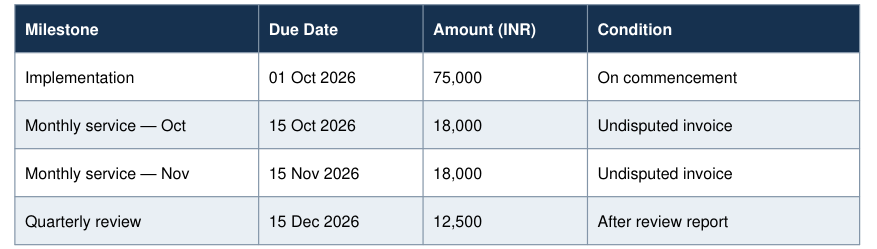
#> input picture backend/data/layout_crops/23bdf692-3daf-4fe0-9f74-9b896f3e8afa/page_1_table_2.png, 877 x 249 px
$ python -i ocr_service.py   (imports and definitions only)
#> lines starting #> are read from the running program, lines starting #| are printed output that depends on the picture; after the words box and inside, x2 and y2 are one past the last pixel; in counts of white or black regions, pixels touching at a corner belong together
#> further down, picture is the input picture: PIL image 877x249 RGB; mean R, G, B 196.5, 203.8, 211.4

import io
from pathlib import Path

import cv2
import numpy as np
import pytesseract
from PIL import Image


# Windows Tesseract installation path
TESSERACT_PATH = Path(
    r"C:\Program Files\Tesseract-OCR\tesseract.exe"
)

if TESSERACT_PATH.exists():
    pytesseract.pytesseract.tesseract_cmd = str(TESSERACT_PATH)


def extract_text_from_image(image: Image.Image) -> str:
    """Preprocess a scanned page and extract text using Tesseract."""

    image_array = np.array(image.convert("RGB"))
    gray = cv2.cvtColor(image_array, cv2.COLOR_RGB2GRAY)
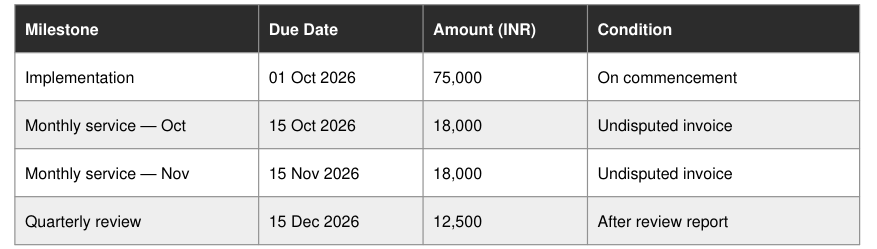
#> gray: shape (249, 877); min 0, max 255, mean 202.5

    # Improve readability for many scanned documents.
    processed = cv2.threshold(
        gray, 0, 255, cv2.THRESH_BINARY + cv2.THRESH_OTSU
    )[1]
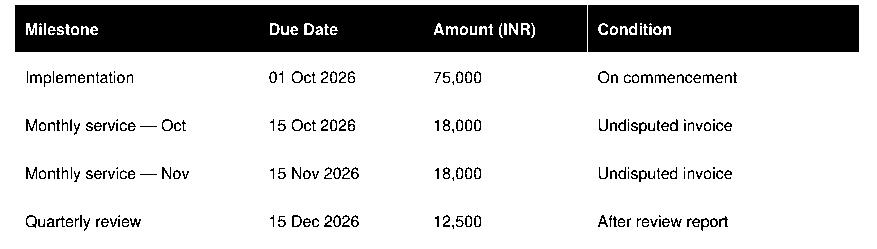
#> processed: shape (249, 877); 79.9% white; 215 black regions (58 under 20 px), largest, box (x1, y1, x2, y2) and area: (15, 5, 587, 52) 25477, (588, 5, 859, 52) 12309, (26, 119, 37, 131) 67

#> (the run stopped early here; a loop or call above may not have finished)

$ run again, on backend/data/layout_crops/23bdf692-3daf-4fe0-9f74-9b896f3e8afa/page_2_table_3.png
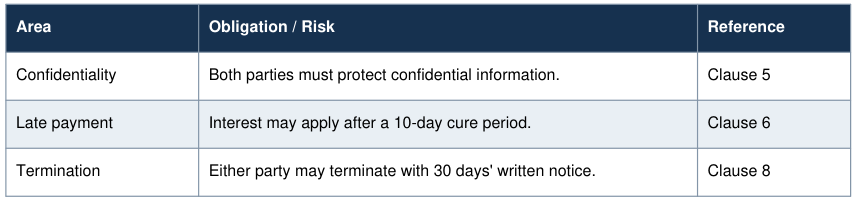
#> input picture backend/data/layout_crops/23bdf692-3daf-4fe0-9f74-9b896f3e8afa/page_2_table_3.png, 862 x 204 px
#> picture is the input picture: PIL image 862x204 RGB; mean R, G, B 188.1, 195.9, 204.1
#> in extract_text_from_image, `gray = cv2.cvtColor(image_array, cv2.COLOR_RGB2GRAY)`:
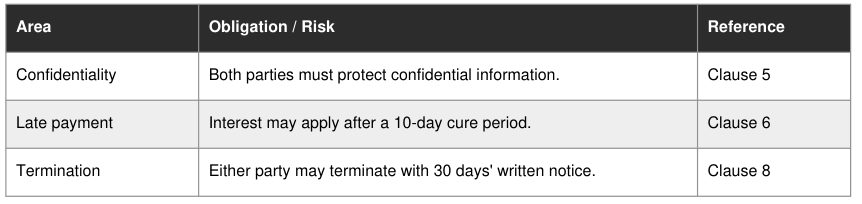
#> gray: shape (204, 862); min 0, max 255, mean 194.4
#> in extract_text_from_image, `processed = cv2.threshold( gray, 0, 255, cv2.THRESH_BINARY + cv2.THRES..`:
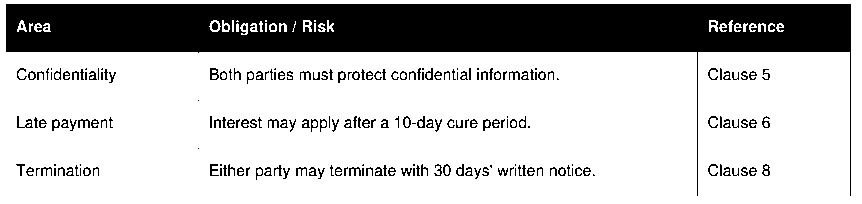
#> processed: shape (204, 862); 74.2% white; 222 black regions (71 under 20 px), largest, box (x1, y1, x2, y2) and area: (6, 4, 851, 196) 39516, (17, 116, 33, 128) 66, (210, 68, 219, 80) 63
